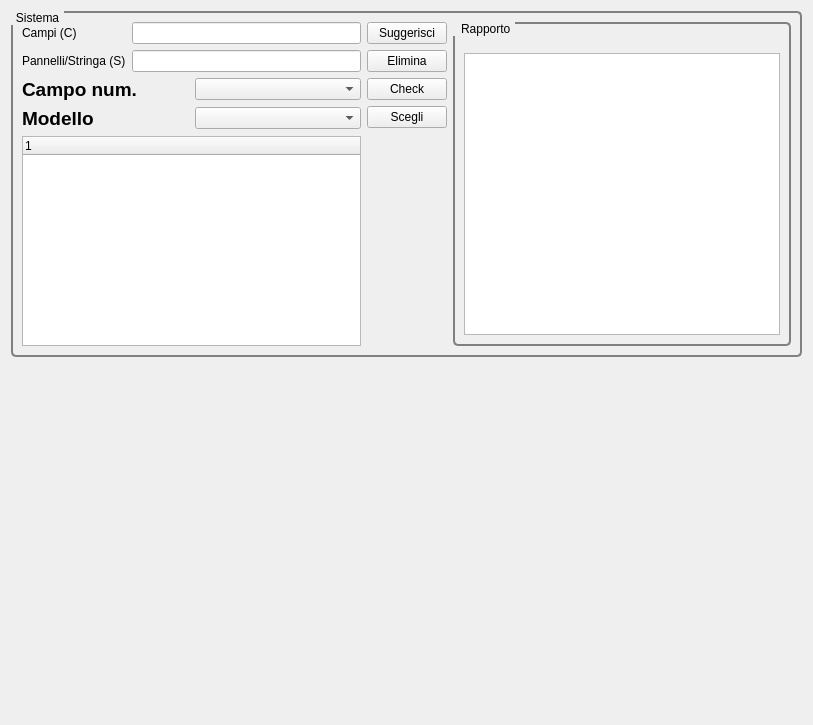
<?xml version="1.0" encoding="UTF-8"?>
<ui version="4.0">
 <class>inverterCheck</class>
 <widget class="QWidget" name="inverterCheck">
  <property name="geometry">
   <rect>
    <x>0</x>
    <y>0</y>
    <width>813</width>
    <height>725</height>
   </rect>
  </property>
  <property name="sizePolicy">
   <sizepolicy hsizetype="Expanding" vsizetype="Expanding">
    <horstretch>0</horstretch>
    <verstretch>0</verstretch>
   </sizepolicy>
  </property>
  <property name="maximumSize">
   <size>
    <width>1677</width>
    <height>1677</height>
   </size>
  </property>
  <property name="windowTitle">
   <string>Form</string>
  </property>
  <layout class="QGridLayout" name="gridLayout_3">
   <item row="1" column="0" rowspan="2" colspan="2">
    <widget class="QWidget" name="widget" native="true"/>
   </item>
   <item row="2" column="1">
    <spacer name="verticalSpacer">
     <property name="orientation">
      <enum>Qt::Vertical</enum>
     </property>
     <property name="sizeHint" stdset="0">
      <size>
       <width>20</width>
       <height>351</height>
      </size>
     </property>
    </spacer>
   </item>
   <item row="0" column="0" colspan="2">
    <widget class="QGroupBox" name="groupBox">
     <property name="styleSheet">
      <string notr="true">QGroupBox
{ border: 2px solid gray;
     border-radius: 5px;
     margin-top: 2ex;  
 }
QGroupBox::title { 
     subcontrol-origin: margin;
     subcontrol-position: top left; /* position at the top center */
     padding: 0 3px;
 
}</string>
     </property>
     <property name="title">
      <string>Sistema</string>
     </property>
     <layout class="QGridLayout" name="gridLayout_6">
      <item row="0" column="0">
       <layout class="QGridLayout" name="gridLayout_4">
        <item row="0" column="0">
         <widget class="QLabel" name="label_2">
          <property name="text">
           <string>Campi (C)</string>
          </property>
         </widget>
        </item>
        <item row="0" column="1">
         <widget class="QLineEdit" name="lineCampi"/>
        </item>
        <item row="1" column="0">
         <widget class="QLabel" name="label_4">
          <property name="text">
           <string>Pannelli/Stringa (S)</string>
          </property>
         </widget>
        </item>
        <item row="1" column="1">
         <widget class="QLineEdit" name="linePannelli"/>
        </item>
       </layout>
      </item>
      <item row="0" column="1" rowspan="2">
       <layout class="QGridLayout" name="gridLayout">
        <item row="0" column="0">
         <widget class="QPushButton" name="pushSuggerisci">
          <property name="text">
           <string>Suggerisci</string>
          </property>
         </widget>
        </item>
        <item row="1" column="0">
         <widget class="QPushButton" name="pushElimina">
          <property name="text">
           <string>Elimina</string>
          </property>
         </widget>
        </item>
        <item row="2" column="0">
         <widget class="QPushButton" name="pushCheck">
          <property name="text">
           <string>Check</string>
          </property>
         </widget>
        </item>
        <item row="3" column="0">
         <widget class="QPushButton" name="pushScegli">
          <property name="text">
           <string>Scegli</string>
          </property>
         </widget>
        </item>
       </layout>
      </item>
      <item row="0" column="2" rowspan="3">
       <widget class="QGroupBox" name="groupBox_2">
        <property name="styleSheet">
         <string notr="true">QGroupBox
{ border: 2px solid gray;
     border-radius: 5px;
     margin-top: 2ex;  
 }
QGroupBox::title { 
     subcontrol-origin: margin;
     subcontrol-position: top left; /* position at the top center */
     padding: 0 3px;
 
}</string>
        </property>
        <property name="title">
         <string> Rapporto</string>
        </property>
        <layout class="QGridLayout" name="gridLayout_2">
         <item row="0" column="0">
          <spacer name="horizontalSpacer_2">
           <property name="orientation">
            <enum>Qt::Horizontal</enum>
           </property>
           <property name="sizeHint" stdset="0">
            <size>
             <width>225</width>
             <height>20</height>
            </size>
           </property>
          </spacer>
         </item>
         <item row="1" column="0" colspan="2">
          <widget class="QTextEdit" name="textEdit"/>
         </item>
        </layout>
       </widget>
      </item>
      <item row="1" column="0">
       <layout class="QGridLayout" name="gridLayout_5">
        <item row="0" column="0">
         <widget class="QLabel" name="label_10">
          <property name="font">
           <font>
            <pointsize>14</pointsize>
            <weight>75</weight>
            <bold>true</bold>
           </font>
          </property>
          <property name="text">
           <string>Campo num.</string>
          </property>
         </widget>
        </item>
        <item row="0" column="1">
         <widget class="QComboBox" name="comboCampi"/>
        </item>
        <item row="1" column="0">
         <widget class="QLabel" name="label_11">
          <property name="font">
           <font>
            <pointsize>14</pointsize>
            <weight>75</weight>
            <bold>true</bold>
           </font>
          </property>
          <property name="text">
           <string>Modello</string>
          </property>
         </widget>
        </item>
        <item row="1" column="1">
         <widget class="QComboBox" name="comboInverter"/>
        </item>
       </layout>
      </item>
      <item row="2" column="0">
       <widget class="QTreeWidget" name="treeWidget">
        <attribute name="headerVisible">
         <bool>true</bool>
        </attribute>
        <attribute name="headerVisible">
         <bool>true</bool>
        </attribute>
        <column>
         <property name="text">
          <string notr="true">1</string>
         </property>
        </column>
       </widget>
      </item>
     </layout>
    </widget>
   </item>
  </layout>
 </widget>
 <resources/>
 <connections/>
</ui>
